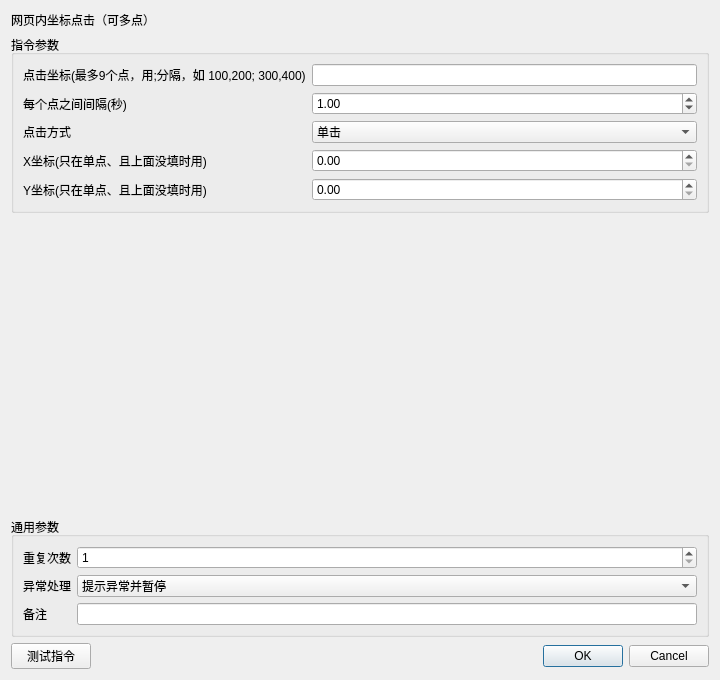
<?xml version="1.0" encoding="UTF-8"?><ui version="4.0"><class>InstructionEditor</class><widget class="QDialog" name="InstructionEditor"><property name="geometry"><rect><x>0</x><y>0</y><width>720</width><height>680</height></rect></property><layout class="QVBoxLayout" name="rootLayout"><item><widget class="QLabel" name="titleLabel"><property name="text"><string>网页内坐标点击（可多点）</string></property></widget></item><item><widget class="QGroupBox" name="parameterGroupBox"><property name="title"><string>指令参数</string></property><layout class="QFormLayout" name="parameterFormLayout"><item row="0" column="0"><widget class="QLabel" name="label_0"><property name="text"><string>点击坐标(最多9个点，用;分隔，如 100,200; 300,400)</string></property></widget></item><item row="0" column="1"><widget class="QLineEdit" name="parameter_0"><property name="text"><string></string></property></widget></item><item row="1" column="0"><widget class="QLabel" name="label_1"><property name="text"><string>每个点之间间隔(秒)</string></property></widget></item><item row="1" column="1"><widget class="QDoubleSpinBox" name="parameter_1"><property name="minimum"><double>0</double></property><property name="maximum"><double>1000000</double></property><property name="value"><double>1</double></property></widget></item><item row="2" column="0"><widget class="QLabel" name="label_2"><property name="text"><string>点击方式</string></property></widget></item><item row="2" column="1"><widget class="QComboBox" name="parameter_2"><item><property name="text"><string>单击</string></property></item><item><property name="text"><string>双击</string></property></item><item><property name="text"><string>右键</string></property></item><property name="currentIndex"><number>0</number></property></widget></item><item row="3" column="0"><widget class="QLabel" name="label_3"><property name="text"><string>X坐标(只在单点、且上面没填时用)</string></property></widget></item><item row="3" column="1"><widget class="QDoubleSpinBox" name="parameter_3"><property name="minimum"><double>0</double></property><property name="maximum"><double>1000000</double></property><property name="value"><double>0</double></property></widget></item><item row="4" column="0"><widget class="QLabel" name="label_4"><property name="text"><string>Y坐标(只在单点、且上面没填时用)</string></property></widget></item><item row="4" column="1"><widget class="QDoubleSpinBox" name="parameter_4"><property name="minimum"><double>0</double></property><property name="maximum"><double>1000000</double></property><property name="value"><double>0</double></property></widget></item></layout></widget></item><item><spacer name="verticalSpacer"><property name="orientation"><enum>Qt::Vertical</enum></property><property name="sizeHint" stdset="0"><size><width>20</width><height>20</height></size></property></spacer></item>
<item><widget class="QGroupBox" name="commonGroupBox"><property name="title"><string>通用参数</string></property><layout class="QFormLayout" name="commonFormLayout">
<item row="0" column="0"><widget class="QLabel" name="repeatLabel"><property name="text"><string>重复次数</string></property></widget></item><item row="0" column="1"><widget class="QSpinBox" name="repeatSpinBox"><property name="minimum"><number>1</number></property><property name="maximum"><number>999999</number></property><property name="value"><number>1</number></property></widget></item>
<item row="1" column="0"><widget class="QLabel" name="errorPolicyLabel"><property name="text"><string>异常处理</string></property></widget></item><item row="1" column="1"><widget class="QComboBox" name="errorPolicyComboBox"><item><property name="text"><string>自动跳过</string></property></item><item><property name="text"><string>提示异常并暂停</string></property></item><item><property name="text"><string>提示异常并停止</string></property></item><property name="currentIndex"><number>1</number></property></widget></item>
<item row="2" column="0"><widget class="QLabel" name="noteLabel"><property name="text"><string>备注</string></property></widget></item><item row="2" column="1"><widget class="QLineEdit" name="noteEdit"/></item>
</layout></widget></item>
<item><layout class="QHBoxLayout" name="footerLayout"><item><widget class="QPushButton" name="testButton"><property name="text"><string>测试指令</string></property></widget></item><item><spacer name="footerSpacer"><property name="orientation"><enum>Qt::Horizontal</enum></property><property name="sizeHint" stdset="0"><size><width>40</width><height>20</height></size></property></spacer></item><item><widget class="QDialogButtonBox" name="buttonBox"><property name="standardButtons"><set>QDialogButtonBox::Cancel|QDialogButtonBox::Ok</set></property></widget></item></layout></item>
</layout></widget><resources/><connections/></ui>
